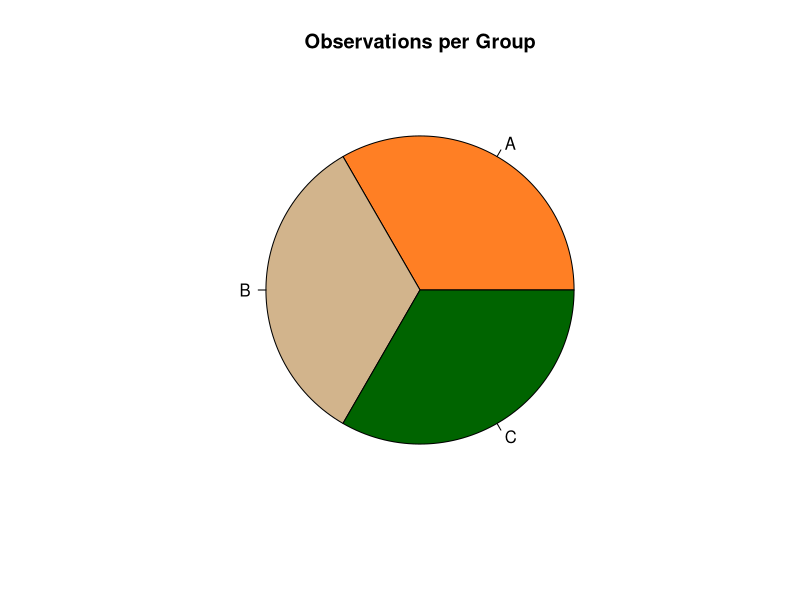
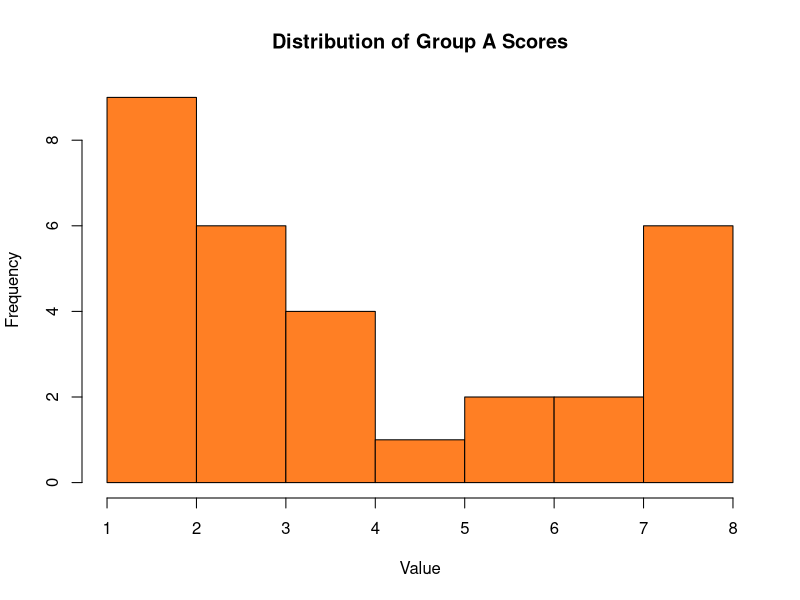
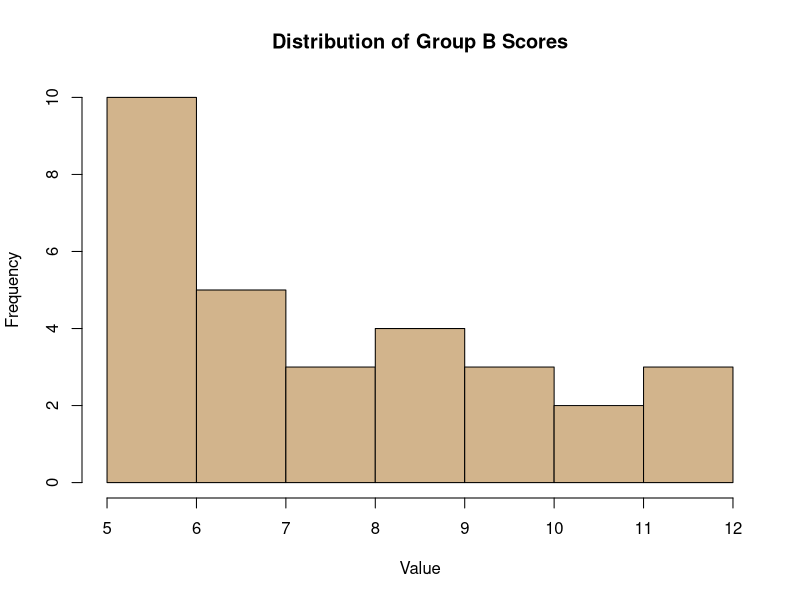
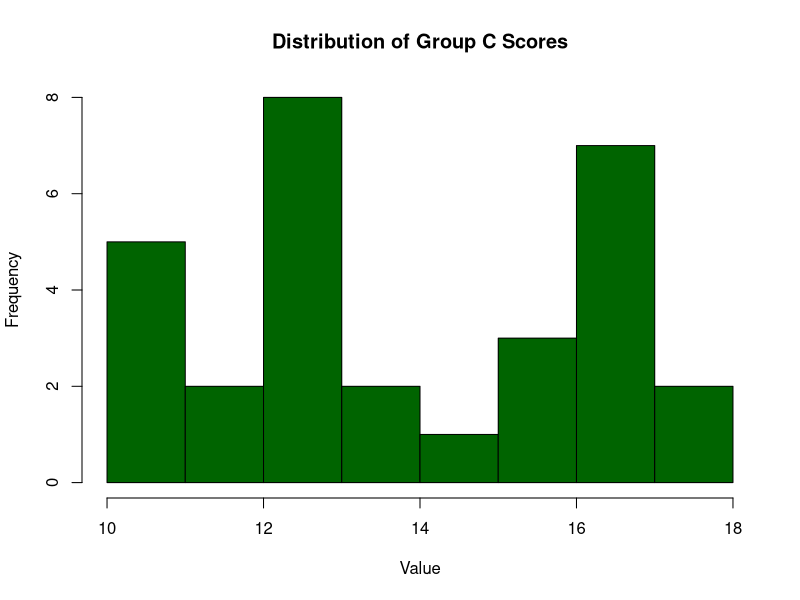
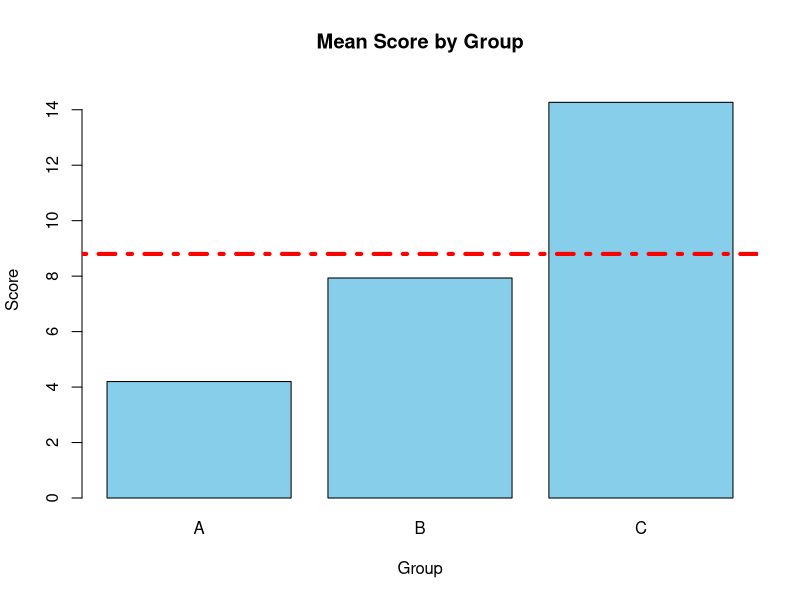
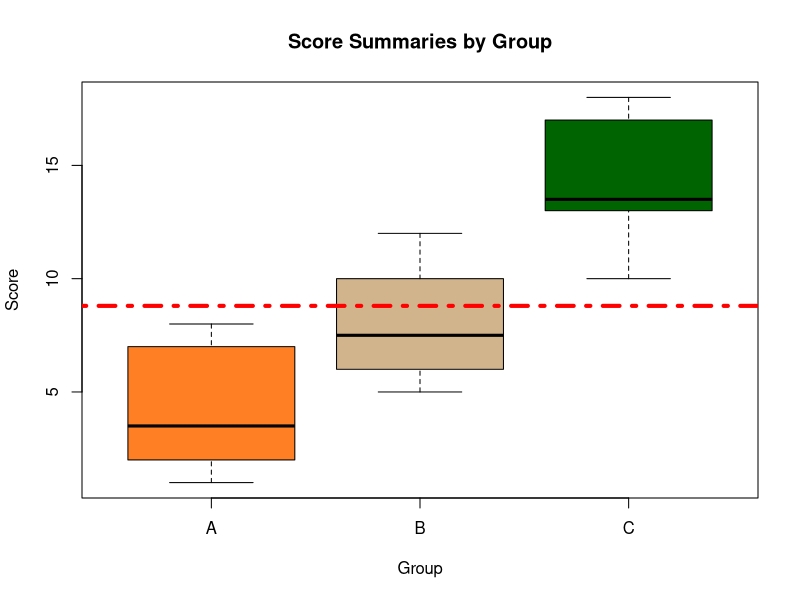

The R source for these figures, in order:
library(tidyr)
library(plyr)

#systematically create three groups with data
grpA <- sample(1:8, size = 30, replace = T)
grpB <- sample(5:13, size = 30, replace = T)
grpC <- sample(10:18, size = 30, replace = T)

#convert data to usable format
comb <- data.frame(A = grpA, B = grpB, C = grpC)
comb_long <- data.frame(pivot_longer(comb, c(A, B, C)))

#create pie chart showing observations per group
ns <- count(comb_long$name)$freq
names(ns) <- c("A", "B", "C")
pie(ns, col = c("chocolate1", "tan",
               "darkgreen"),
    main = "Observations per Group")

#create histogram showing distribution of data within each group
hist(comb_long$value[which(comb_long$name == "A")], 
     main = "Distribution of Group A Scores", 
     xlab = "Value",
     ylab = "Frequency", 
     col = "chocolate1")
hist(comb_long$value[which(comb_long$name == "B")],
     main = "Distribution of Group B Scores",
     xlab = "Value", 
     ylab = "Frequency",
     col = "tan")
hist(comb_long$value[which(comb_long$name == "C")],
     main = "Distribution of Group C Scores",
     xlab = "Value", 
     ylab = "Frequency",
     col = "darkgreen")



#create bar chart showing means across each group
means <- aggregate(comb_long$value, by = 
                    list(comb_long$name), 
                   mean)$x
names(means) <- c("A", "B", "C")

barplot(means, main = "Mean Score by Group", 
        xlab = "Group", ylab = "Score", 
        col = "skyblue", ylim = c(0,15))
abline(h = mean(comb_long$value), col = "red", 
       lwd = 4, lty = 4)

#create box plot showing scores by group
boxplot(comb_long$value ~ comb_long$name, 
        ylab = "Score", 
        xlab = "Group", 
        main = "Score Summaries by Group",
        col = c("chocolate1", "tan", 
                "darkgreen"))
abline(h = mean(comb_long$value), col = "red", 
       lwd = 4, lty = 4)

